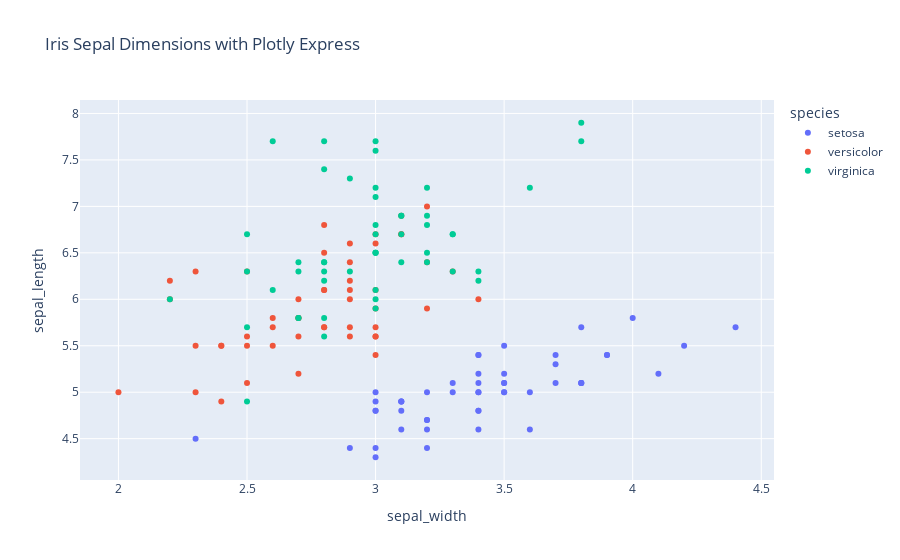

Write notebook code for a chart like this one.
### Code cell
px.scatter(df, x='sepal_width', y='sepal_length', color='species', title='Iris Sepal Dimensions with Plotly Express')

### Figure 1 — Plotly figure (JSON) as saved in the notebook; plotly's stock layout.template omitted (floating-point values rounded to 4 significant figures)
{"data": [{"hovertemplate": "species=setosa<br>sepal_width=%{x}<br>sepal_length=%{y}<extra></extra>", "legendgroup": "setosa", "marker": {"color": "#636efa", "symbol": "circle"}, "mode": "markers", "name": "setosa", "orientation": "v", "showlegend": true, "type": "scatter", "x": [3.5, 3, 3.2, 3.1, 3.6, 3.9, 3.4, 3.4, 2.9, 3.1, 3.7, 3.4, 3, 3, 4, 4.4, 3.9, 3.5, 3.8, 3.8, 3.4, 3.7, 3.6, 3.3, 3.4, 3, 3.4, 3.5, 3.4, 3.2, 3.1, 3.4, 4.1, 4.2, 3.1, 3.2, 3.5, 3.1, 3, 3.4, 3.5, 2.3, 3.2, 3.5, 3.8, 3, 3.8, 3.2, 3.7, 3.3], "xaxis": "x", "y": [5.1, 4.9, 4.7, 4.6, 5, 5.4, 4.6, 5, 4.4, 4.9, 5.4, 4.8, 4.8, 4.3, 5.8, 5.7, 5.4, 5.1, 5.7, 5.1, 5.4, 5.1, 4.6, 5.1, 4.8, 5, 5, 5.2, 5.2, 4.7, 4.8, 5.4, 5.2, 5.5, 4.9, 5, 5.5, 4.9, 4.4, 5.1, 5, 4.5, 4.4, 5, 5.1, 4.8, 5.1, 4.6, 5.3, 5], "yaxis": "y"}, {"hovertemplate": "species=versicolor<br>sepal_width=%{x}<br>sepal_length=%{y}<extra></extra>", "legendgroup": "versicolor", "marker": {"color": "#EF553B", "symbol": "circle"}, "mode": "markers", "name": "versicolor", "orientation": "v", "showlegend": true, "type": "scatter", "x": [3.2, 3.2, 3.1, 2.3, 2.8, 2.8, 3.3, 2.4, 2.9, 2.7, 2, 3, 2.2, 2.9, 2.9, 3.1, 3, 2.7, 2.2, 2.5, 3.2, 2.8, 2.5, 2.8, 2.9, 3, 2.8, 3, 2.9, 2.6, 2.4, 2.4, 2.7, 2.7, 3, 3.4, 3.1, 2.3, 3, 2.5, 2.6, 3, 2.6, 2.3, 2.7, 3, 2.9, 2.9, 2.5, 2.8], "xaxis": "x", "y": [7, 6.4, 6.9, 5.5, 6.5, 5.7, 6.3, 4.9, 6.6, 5.2, 5, 5.9, 6, 6.1, 5.6, 6.7, 5.6, 5.8, 6.2, 5.6, 5.9, 6.1, 6.3, 6.1, 6.4, 6.6, 6.8, 6.7, 6, 5.7, 5.5, 5.5, 5.8, 6, 5.4, 6, 6.7, 6.3, 5.6, 5.5, 5.5, 6.1, 5.8, 5, 5.6, 5.7, 5.7, 6.2, 5.1, 5.7], "yaxis": "y"}, {"hovertemplate": "species=virginica<br>sepal_width=%{x}<br>sepal_length=%{y}<extra></extra>", "legendgroup": "virginica", "marker": {"color": "#00cc96", "symbol": "circle"}, "mode": "markers", "name": "virginica", "orientation": "v", "showlegend": true, "type": "scatter", "x": [3.3, 2.7, 3, 2.9, 3, 3, 2.5, 2.9, 2.5, 3.6, 3.2, 2.7, 3, 2.5, 2.8, 3.2, 3, 3.8, 2.6, 2.2, 3.2, 2.8, 2.8, 2.7, 3.3, 3.2, 2.8, 3, 2.8, 3, 2.8, 3.8, 2.8, 2.8, 2.6, 3, 3.4, 3.1, 3, 3.1, 3.1, 3.1, 2.7, 3.2, 3.3, 3, 2.5, 3, 3.4, 3], "xaxis": "x", "y": [6.3, 5.8, 7.1, 6.3, 6.5, 7.6, 4.9, 7.3, 6.7, 7.2, 6.5, 6.4, 6.8, 5.7, 5.8, 6.4, 6.5, 7.7, 7.7, 6, 6.9, 5.6, 7.7, 6.3, 6.7, 7.2, 6.2, 6.1, 6.4, 7.2, 7.4, 7.9, 6.4, 6.3, 6.1, 7.7, 6.3, 6.4, 6, 6.9, 6.7, 6.9, 5.8, 6.8, 6.7, 6.7, 6.3, 6.5, 6.2, 5.9], "yaxis": "y"}], "layout": {"legend": {"title": {"text": "species"}, "tracegroupgap": 0}, "title": {"text": "Iris Sepal Dimensions with Plotly Express"}, "xaxis": {"anchor": "y", "domain": [0, 1], "title": {"text": "sepal_width"}}, "yaxis": {"anchor": "x", "domain": [0, 1], "title": {"text": "sepal_length"}}}}
